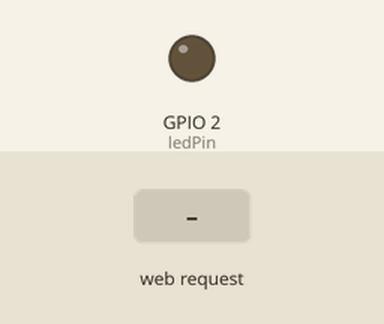
Bench run of a sketch on a simulated ESP32. Shown: output pins drawn as LEDs (lit = HIGH). The inputs (shaded band) are chosen by the test bench. WiFi joins after 1.5 s; servers stay silent unless stated; what the sketch prints to the serial monitor is not drawn.

Above: at 4.7 s.
4.8 s: HTTP request GET /accendi received
At 5.3 s:
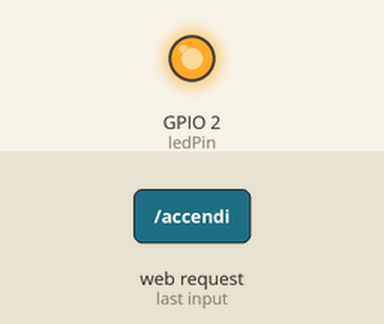
6.3 s: HTTP request GET /spegni received
At 7.6 s:
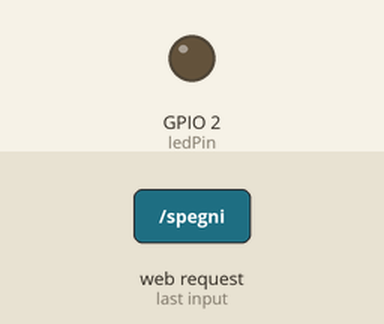
Timing chart, 0 to 9.3 s (numbered marks = the images above; inputs shaded):
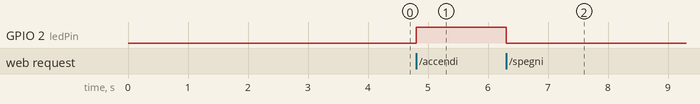

The sketch:

I_Accensione_led_tramite_wifi.ino
```cpp
#include <WiFi.h>
#include <WebServer.h>

const char* ssid = "DA_INSERIRE";
const char* passwd = "DA_INSERIRE";
const int ledPin = 2;

WebServer server(80);

// 1. L'HTML aggiornato con il JavaScript integrato
String generaHTML() {
  String html = "<!DOCTYPE html><html><head><meta name=\"viewport\" content=\"width=device-width, initial-scale=1\">";
  html += "<style>body{text-align:center; font-family:Arial; margin-top:50px; background-color:#222; color:white;} ";
  // Ho trasformato i link in veri 'button' per evitare strani comportamenti su mobile
  html += ".btn{background-color:#4CAF50; color:white; padding:40px 60px; font-size:30px; margin:20px; border-radius:15px; border:none; cursor:pointer;} ";
  html += ".btn-off{background-color:#f44336;}</style></head><body>";
  html += "<h1>ESP32 Istantaneo</h1>";

  // LA MAGIA È QUI: Invece di 'href', usiamo 'onclick=fetch()' per fare la richiesta in background
  html += "<button onclick=\"fetch('/accendi')\" class=\"btn\">ACCENDI</button><br><br>";
  html += "<button onclick=\"fetch('/spegni')\" class=\"btn btn-off\">SPEGNI</button>";
  html += "</body></html>";

  return html;
}

// 2. Pagina iniziale (Viene scaricata UNA SOLA VOLTA)
void paginaPrincipale() {
  server.send(200, "text/html", generaHTML());
}

// 3. Cosa succede se premiamo "ACCENDI"
void azioneAccendi() {
  digitalWrite(ledPin, HIGH);
  // Rispondiamo al volo solo con un microscopico "OK" di testo, niente HTML!
  server.send(200, "text/plain", "OK");
}

// 4. Cosa succede se premiamo "SPEGNI"
void azioneSpegni() {
  digitalWrite(ledPin, LOW);
  // Come sopra, risposta leggerissima e istantanea
  server.send(200, "text/plain", "OK");
}

void setup() {
  Serial.begin(115200);
  pinMode(ledPin, OUTPUT);

  // Pausa veloce per agganciare la seriale
  for(int i = 2; i > 0; i--) { delay(1000); }

  Serial.println("\nConnessione al Wi-Fi...");
  WiFi.begin(ssid, passwd);
  while (WiFi.status() != WL_CONNECTED) {
    delay(500);
  }

  Serial.println("Connesso! VAI SU: http://");
  Serial.println(WiFi.localIP());

  server.on("/", paginaPrincipale);
  server.on("/accendi", azioneAccendi);
  server.on("/spegni", azioneSpegni);

  server.begin();
}

void loop() {
  server.handleClient();
}
```

Measured:
- after the input at 4.8 s, GPIO 2 (ledPin): LOW → HIGH at once
- after the input at 6.3 s, GPIO 2 (ledPin): HIGH → LOW at once
